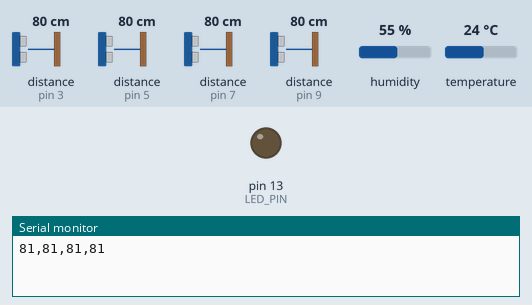
Recording of a sketch running on a simulated Arduino Uno, built with avr-gcc and run on an emulated ATmega328P. Shown: output pins drawn as LEDs (lit = HIGH), the last lines printed to the serial monitor. Inputs (shaded band) come from the test bench; at power-on: distance to the obstacle (sensors on pin 3, pin 5, pin 7, pin 9) 80 cm, humidity 55 %, temperature 24 °C. The echo pulse lasts 58.3 µs per cm.

Above: at 2.0 s.
At 6.3 s:
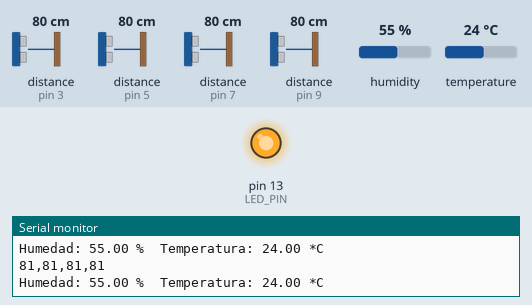
Timing chart, 0 to 8.0 s (numbered marks = the images above):
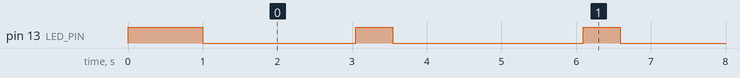

The sketch:

ARDUINO_TestSerial-UltraTemp_JEVG.ino
```cpp
#include <DHT.h>
#include <NewPing.h>

// Pines y constantes
#define DHTPIN 10
#define DHTTYPE DHT11
#define TRIGGER_PIN_1 2
#define ECHO_PIN_1 3
#define TRIGGER_PIN_2 4
#define ECHO_PIN_2 5
#define TRIGGER_PIN_3 6
#define ECHO_PIN_3 7
#define TRIGGER_PIN_4 8
#define ECHO_PIN_4 9
#define MAX_DISTANCE 200
#define LED_PIN 13

// Inicialización de sensores
DHT dht(DHTPIN, DHTTYPE);
NewPing sonar1(TRIGGER_PIN_1, ECHO_PIN_1, MAX_DISTANCE);
NewPing sonar2(TRIGGER_PIN_2, ECHO_PIN_2, MAX_DISTANCE);
NewPing sonar3(TRIGGER_PIN_3, ECHO_PIN_3, MAX_DISTANCE);
NewPing sonar4(TRIGGER_PIN_4, ECHO_PIN_4, MAX_DISTANCE);

void setup() {
    Serial.begin(9600);
    dht.begin();
    pinMode(LED_PIN, OUTPUT);
    digitalWrite(LED_PIN, HIGH); // Encender LED al inicio
    delay(1000);
    digitalWrite(LED_PIN, LOW);
}

void loop() {
    // Lectura de sensores ultrasónicos
    int distance1 = sonar1.ping_cm();
    int distance2 = sonar2.ping_cm();
    int distance3 = sonar3.ping_cm();
    int distance4 = sonar4.ping_cm();

    // Enviar distancias por serial (separadas por comas)
    Serial.print(distance1);
    Serial.print(",");
    Serial.print(distance2);
    Serial.print(",");
    Serial.print(distance3);
    Serial.print(",");
    Serial.println(distance4);

    // Lectura de temperatura y humedad
    delay(2000); // Esperar 2 segundos entre lecturas del DHT11
    float humidity = dht.readHumidity();
    float temperature = dht.readTemperature();

    if (!isnan(humidity) && !isnan(temperature)) {
        Serial.print("Humedad: ");
        Serial.print(humidity);
        Serial.print(" %\t");
        Serial.print("Temperatura: ");
        Serial.print(temperature);
        Serial.println(" *C ");
    } else {
        Serial.println("¡Fallo en la lectura del sensor DHT11!");
    }

    // Control del LED (parpadea cada segundo)
    digitalWrite(LED_PIN, HIGH);
    delay(500);
    digitalWrite(LED_PIN, LOW);
    delay(500);
}
```

Measured:
- by itself, pin 13 (LED_PIN): repeats every 3.0 s: HIGH 0.50 s, LOW 2.5 s
